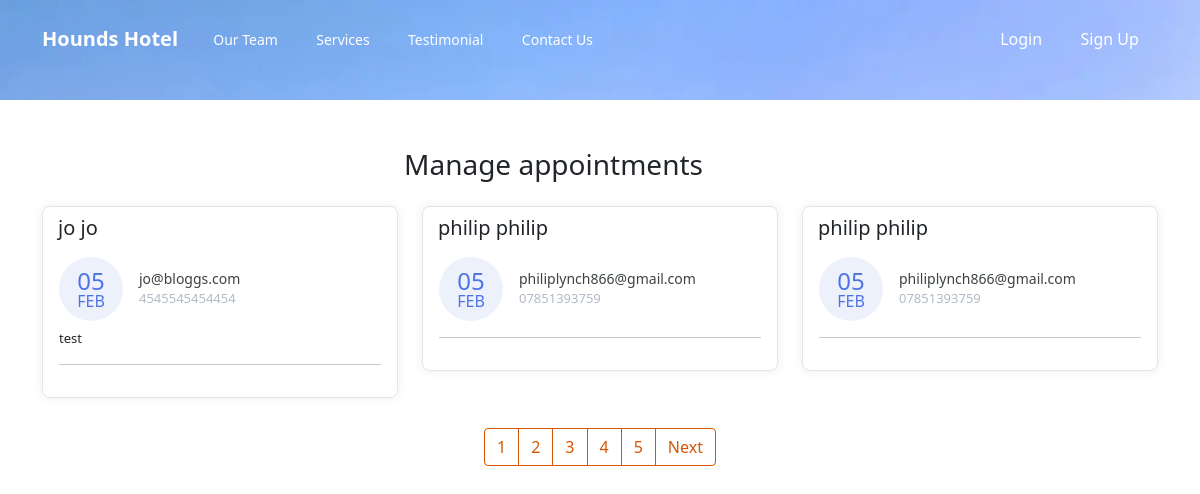
Before: /manage-appointments/ with the older database file.
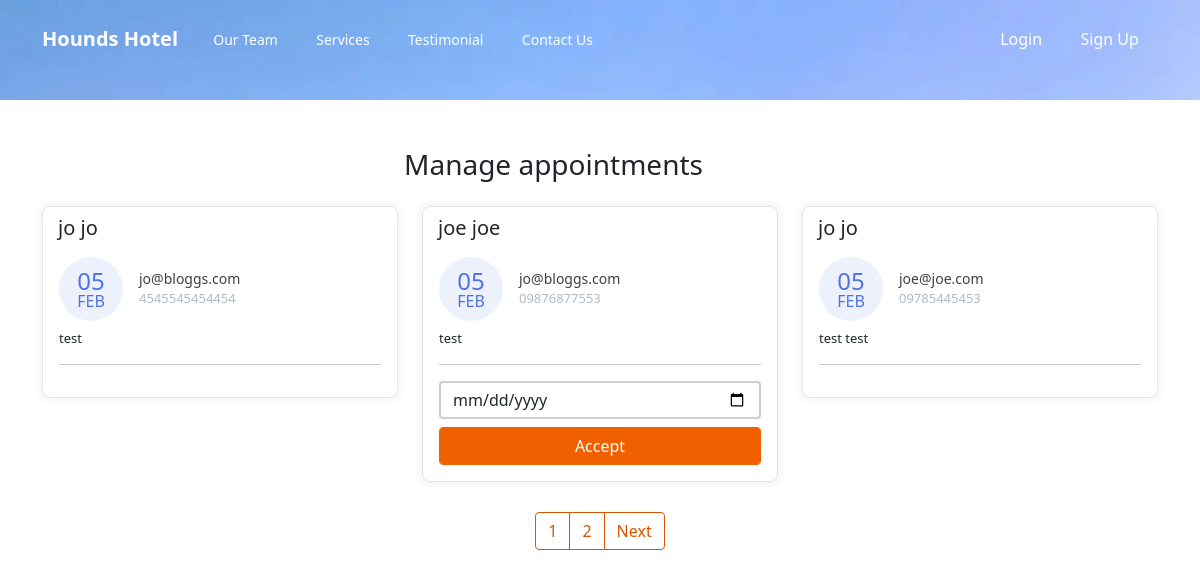
After: the same page with the newer database file.
### hounds/models.py (models this page shows, shortened)
class Appointment(models.Model):
    first_name = models.CharField(max_length=50)
    last_name = models.CharField(max_length=50)
    email = models.CharField(max_length=50)
    phone = models.CharField(max_length=50)
    request = models.TextField(blank=True)
    sent_date = models.DateField(auto_now_add=True)
    accepted = models.BooleanField(default=False)
    accepted_date = models.DateField(auto_now_add=False, null=True, blank=True)
    class Meta:
        ordering = ["-sent_date"]

### hounds/views.py (the view, shortened to what this page needs)
# urls.py: path("manage-appointments/", ManageAppointmentTemplateView.as_view(), name="manage"),
class ManageAppointmentTemplateView(ListView):
    template_name = "manage-appointments.html"
    model = Appointment
    context_object_name = "appointments"
    login_required = True
    paginate_by = 3
    def get_context_data(self,*args, **kwargs):
        context = super().get_context_data(*args, **kwargs)
        appointments = Appointment.objects.all()
        context.update({
            "title":"Manage Appointments"
        })
        return context

### hounds/context_processors.py (called while the page is built)
def get_notification(request):
    count = Appointment.objects.filter(accepted=False).count()
    data = {
        "count":count
    }
    return data

### templates/manage-appointments.html (shortened to what this page needs)
{% extends 'base.html' %}
{% block content %}
    <div class="container mt-5">
        <div class="col-11 text-center mt-4 mb-4">
            <h3>
                Manage appointments
            </h3>
        </div>
        <div class="row">
        {% for app in appointments %}
            <div class="col-lg-4">
                <div class="card card-margin">
                    <div class="card-header no-border">
                        <h5 class="card-title">{{app.first_name}} {{app.last_name}}</h5>
                    </div>
                    <div class="card-body pt-0">
                        <div class="widget-49">
                            <div class="widget-49-title-wrapper">
                                <div class="widget-49-date-primary">
                                    <span class="widget-49-date-day">{{app.sent_date|date:"d"}}</span>
                                    <span class="widget-49-date-month">{{app.sent_date|date:"M"}}</span>
                                </div>
                                <div class="widget-49-meeting-info">
                                    <span class="widget-49-pro-title">{{app.email}}</span>
                                    <span class="widget-49-meeting-time">{{app.phone}}</span>
                                </div>
                            </div>
                            <div class="widget-49-meeting-points">
                                <span>{{app.request}}</span>
                            </div>
                            <hr class="w-100">
                            {% if app.accepted == False %}
                            <form method="POST" action="{% url 'manage' %}">
                            <div class="form-group">
                                <input type="date" name="date" class="form-control mb-2"
                                    placeholder="dd-mm-yyyy" value=""
                                    min="1997-01-01" max="2030-12-31">
                                <input class="btn-block btn-primary form-control" type="submit" value="Accept">
                            </div>
                            </form>
                            {% endif %}
                        </div>
                    </div>
                </div>
            </div>
        {% endfor %}
        </div>
        {% if is_paginated %}
        <div class="wrapper">
            <nav aria-label="Page navigation example">
                <ul class="pagination">
                    {% for number in page_obj.paginator.page_range %}
                    <li class="page-item"><a class="page-link" href="?page={{number}}">{{number}}</a></li>
                    {% endfor %}
                    {% if page_obj.has_next %}
                    <li class="page-item"><a class="page-link" href="?page={{page_obj.prebious_page_number}}">Next</a></li>
                    {% endif %}
                </ul>
            </nav>
        </div>
        {% endif %}
{% endblock content %}

Changed rows visible on the page:
removed Appointment: first_name "philip", last_name "philip", sent_date "05", sent_date "FEB", email "philiplynch866@gmail.com", phone "07851393759"
removed Appointment: first_name "philip", last_name "philip", sent_date "05", sent_date "FEB", email "philiplynch866@gmail.com", phone "07851393759"
now on this page (row unchanged): Appointment: first_name "joe", last_name "joe", sent_date "05", sent_date "FEB", email "jo@bloggs.com", phone "09876877553", request "test"
now on this page (row unchanged): Appointment: first_name "jo", last_name "jo", sent_date "05", sent_date "FEB", email "joe@joe.com", phone "09785445453", request "test test"
Other visible differences:
list line gone: "3"
list line gone: "4"
list line gone: "5"
